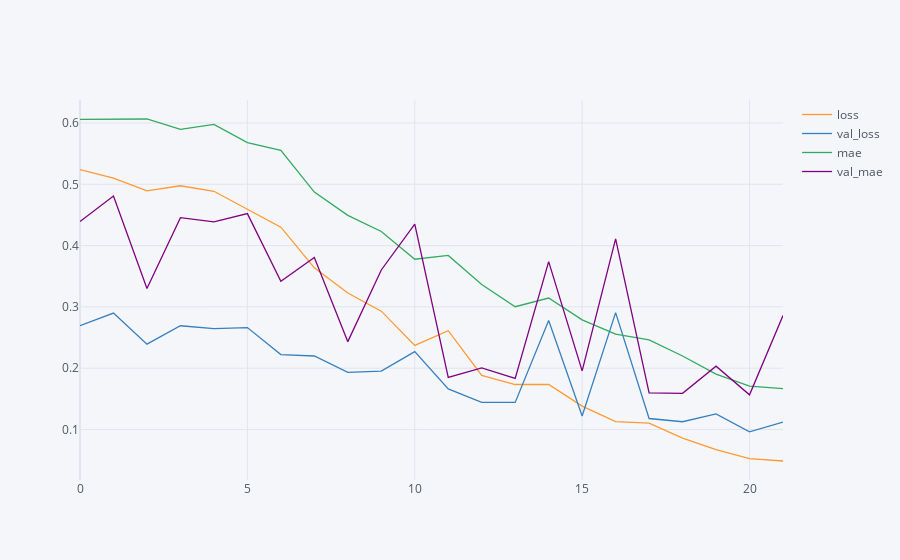

Notebook source saved alongside this figure:
### Markdown cell above
#### Metrics

### Code cell
metrics = pd.DataFrame(data = zip(training_history.history["loss"], training_history.history["val_loss"], training_history.history["mae"], training_history.history["val_mae"]), columns=["loss", "val_loss", "mae", "val_mae"])
metrics.iplot()

### Figure 1 — Plotly figure (JSON) as saved in the notebook; plotly's stock layout.template omitted (floating-point values rounded to 4 significant figures)
{"data": [{"line": {"color": "rgba(255, 153, 51, 1.0)", "dash": "solid", "shape": "linear", "width": 1.3}, "mode": "lines", "name": "loss", "text": "", "type": "scatter", "x": [0, 1, 2, 3, 4, 5, 6, 7, 8, 9, 10, 11, 12, 13, 14, 15, 16, 17, 18, 19, 20, 21], "y": [0.5241, 0.5101, 0.4893, 0.4977, 0.4886, 0.4597, 0.4301, 0.3636, 0.3225, 0.293, 0.2371, 0.2611, 0.1883, 0.1733, 0.1736, 0.138, 0.1127, 0.1102, 0.08593, 0.06715, 0.05222, 0.04851]}, {"line": {"color": "rgba(55, 128, 191, 1.0)", "dash": "solid", "shape": "linear", "width": 1.3}, "mode": "lines", "name": "val_loss", "text": "", "type": "scatter", "x": [0, 1, 2, 3, 4, 5, 6, 7, 8, 9, 10, 11, 12, 13, 14, 15, 16, 17, 18, 19, 20, 21], "y": [0.2693, 0.2899, 0.2392, 0.2692, 0.2644, 0.2663, 0.2222, 0.2199, 0.193, 0.1952, 0.2269, 0.1661, 0.1441, 0.144, 0.2777, 0.122, 0.2907, 0.1178, 0.1126, 0.1254, 0.09597, 0.1119]}, {"line": {"color": "rgba(50, 171, 96, 1.0)", "dash": "solid", "shape": "linear", "width": 1.3}, "mode": "lines", "name": "mae", "text": "", "type": "scatter", "x": [0, 1, 2, 3, 4, 5, 6, 7, 8, 9, 10, 11, 12, 13, 14, 15, 16, 17, 18, 19, 20, 21], "y": [0.6058, 0.6057, 0.6065, 0.5895, 0.5976, 0.5681, 0.5552, 0.4873, 0.4493, 0.423, 0.3777, 0.3839, 0.3366, 0.3003, 0.3144, 0.2789, 0.2556, 0.2462, 0.2199, 0.1904, 0.1707, 0.1667]}, {"line": {"color": "rgba(128, 0, 128, 1.0)", "dash": "solid", "shape": "linear", "width": 1.3}, "mode": "lines", "name": "val_mae", "text": "", "type": "scatter", "x": [0, 1, 2, 3, 4, 5, 6, 7, 8, 9, 10, 11, 12, 13, 14, 15, 16, 17, 18, 19, 20, 21], "y": [0.4392, 0.4809, 0.33, 0.4455, 0.4386, 0.4522, 0.3418, 0.3805, 0.2433, 0.3602, 0.4349, 0.1848, 0.2004, 0.1833, 0.3738, 0.1956, 0.4109, 0.1596, 0.159, 0.2032, 0.1565, 0.286]}], "layout": {"legend": {"bgcolor": "#F5F6F9", "font": {"color": "#4D5663"}}, "paper_bgcolor": "#F5F6F9", "plot_bgcolor": "#F5F6F9", "title": {"font": {"color": "#4D5663"}}, "xaxis": {"gridcolor": "#E1E5ED", "showgrid": true, "tickfont": {"color": "#4D5663"}, "title": {"font": {"color": "#4D5663"}, "text": ""}, "zerolinecolor": "#E1E5ED"}, "yaxis": {"gridcolor": "#E1E5ED", "showgrid": true, "tickfont": {"color": "#4D5663"}, "title": {"font": {"color": "#4D5663"}, "text": ""}, "zerolinecolor": "#E1E5ED"}}}
